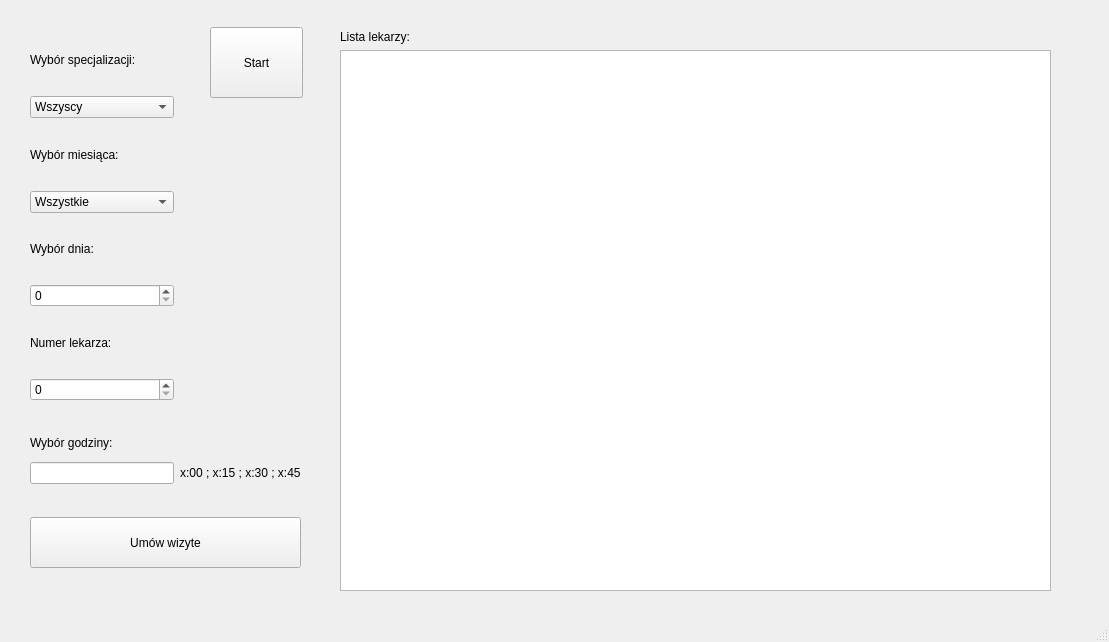
<?xml version="1.0" encoding="UTF-8"?>
<ui version="4.0">
 <class>MainWindow</class>
 <widget class="QMainWindow" name="MainWindow">
  <property name="geometry">
   <rect>
    <x>0</x>
    <y>0</y>
    <width>1109</width>
    <height>642</height>
   </rect>
  </property>
  <property name="windowTitle">
   <string>MainWindow</string>
  </property>
  <widget class="QWidget" name="centralwidget">
   <widget class="QPushButton" name="pbUmowWizyte">
    <property name="geometry">
     <rect>
      <x>30</x>
      <y>517</y>
      <width>271</width>
      <height>51</height>
     </rect>
    </property>
    <property name="text">
     <string>Umów wizyte</string>
    </property>
   </widget>
   <widget class="QPushButton" name="pbStart">
    <property name="geometry">
     <rect>
      <x>210</x>
      <y>27</y>
      <width>93</width>
      <height>71</height>
     </rect>
    </property>
    <property name="text">
     <string>Start</string>
    </property>
   </widget>
   <widget class="QWidget" name="">
    <property name="geometry">
     <rect>
      <x>340</x>
      <y>30</y>
      <width>711</width>
      <height>561</height>
     </rect>
    </property>
    <layout class="QVBoxLayout" name="verticalLayout">
     <item>
      <widget class="QLabel" name="laListaLekarzy">
       <property name="text">
        <string>Lista lekarzy:</string>
       </property>
      </widget>
     </item>
     <item>
      <widget class="QPlainTextEdit" name="pteListaLekarzy"/>
     </item>
    </layout>
   </widget>
   <widget class="QWidget" name="">
    <property name="geometry">
     <rect>
      <x>30</x>
      <y>430</y>
      <width>271</width>
      <height>55</height>
     </rect>
    </property>
    <layout class="QVBoxLayout" name="verticalLayout_2">
     <item>
      <widget class="QLabel" name="laWyborGodziny">
       <property name="text">
        <string>Wybór godziny:</string>
       </property>
      </widget>
     </item>
     <item>
      <layout class="QHBoxLayout" name="horizontalLayout">
       <item>
        <widget class="QLineEdit" name="leWyborGodziny"/>
       </item>
       <item>
        <widget class="QLabel" name="laFormatGodziny">
         <property name="text">
          <string>x:00 ; x:15 ; x:30 ; x:45</string>
         </property>
        </widget>
       </item>
      </layout>
     </item>
    </layout>
   </widget>
   <widget class="QWidget" name="">
    <property name="geometry">
     <rect>
      <x>30</x>
      <y>30</y>
      <width>144</width>
      <height>371</height>
     </rect>
    </property>
    <layout class="QVBoxLayout" name="verticalLayout_7">
     <item>
      <layout class="QVBoxLayout" name="verticalLayout_6">
       <item>
        <widget class="QLabel" name="laWyborSpecjalizacji">
         <property name="text">
          <string>Wybór specjalizacji:</string>
         </property>
        </widget>
       </item>
       <item>
        <widget class="QComboBox" name="cbWyborSpecjalizacji">
         <item>
          <property name="text">
           <string>Wszyscy</string>
          </property>
         </item>
         <item>
          <property name="text">
           <string>Ortopeda</string>
          </property>
         </item>
         <item>
          <property name="text">
           <string>Chirurg</string>
          </property>
         </item>
         <item>
          <property name="text">
           <string>Dermatolog</string>
          </property>
         </item>
         <item>
          <property name="text">
           <string>Okulista</string>
          </property>
         </item>
         <item>
          <property name="text">
           <string>Stomatolog</string>
          </property>
         </item>
         <item>
          <property name="text">
           <string>Endokrynolog</string>
          </property>
         </item>
         <item>
          <property name="text">
           <string>Urolog</string>
          </property>
         </item>
         <item>
          <property name="text">
           <string>Ginekolog</string>
          </property>
         </item>
         <item>
          <property name="text">
           <string>Pediatra</string>
          </property>
         </item>
         <item>
          <property name="text">
           <string>Internista</string>
          </property>
         </item>
        </widget>
       </item>
      </layout>
     </item>
     <item>
      <layout class="QVBoxLayout" name="verticalLayout_5">
       <item>
        <widget class="QLabel" name="laWyborMiesiaca">
         <property name="text">
          <string>Wybór miesiąca:</string>
         </property>
        </widget>
       </item>
       <item>
        <widget class="QComboBox" name="cbWyborMiesiaca">
         <item>
          <property name="text">
           <string>Wszystkie</string>
          </property>
         </item>
         <item>
          <property name="text">
           <string>Styczen</string>
          </property>
         </item>
         <item>
          <property name="text">
           <string>Luty</string>
          </property>
         </item>
         <item>
          <property name="text">
           <string>Marzec</string>
          </property>
         </item>
         <item>
          <property name="text">
           <string>Kwiecien</string>
          </property>
         </item>
         <item>
          <property name="text">
           <string>Maj</string>
          </property>
         </item>
         <item>
          <property name="text">
           <string>Czerwiec</string>
          </property>
         </item>
         <item>
          <property name="text">
           <string>Liepiec</string>
          </property>
         </item>
         <item>
          <property name="text">
           <string>Sierpien</string>
          </property>
         </item>
         <item>
          <property name="text">
           <string>Wrzesien</string>
          </property>
         </item>
         <item>
          <property name="text">
           <string>Pazdziernik</string>
          </property>
         </item>
         <item>
          <property name="text">
           <string>Listopad</string>
          </property>
         </item>
         <item>
          <property name="text">
           <string>Grudzien</string>
          </property>
         </item>
        </widget>
       </item>
      </layout>
     </item>
     <item>
      <layout class="QVBoxLayout" name="verticalLayout_4">
       <item>
        <widget class="QLabel" name="laWyborDnia">
         <property name="text">
          <string>Wybór dnia:</string>
         </property>
        </widget>
       </item>
       <item>
        <widget class="QSpinBox" name="sbWyborDnia"/>
       </item>
      </layout>
     </item>
     <item>
      <layout class="QVBoxLayout" name="verticalLayout_3">
       <item>
        <widget class="QLabel" name="laNumerLekarza">
         <property name="text">
          <string>Numer lekarza:</string>
         </property>
        </widget>
       </item>
       <item>
        <widget class="QSpinBox" name="sbNumerLekarza"/>
       </item>
      </layout>
     </item>
    </layout>
   </widget>
  </widget>
  <widget class="QMenuBar" name="menubar">
   <property name="geometry">
    <rect>
     <x>0</x>
     <y>0</y>
     <width>1109</width>
     <height>26</height>
    </rect>
   </property>
  </widget>
  <widget class="QStatusBar" name="statusbar"/>
 </widget>
 <resources/>
 <connections/>
</ui>
